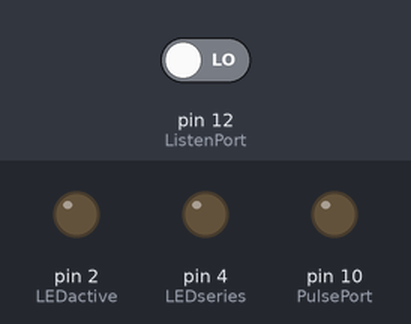
This sketch was run on a simulated Arduino Uno, built with avr-gcc and run on an emulated ATmega328P. Shown: output pins drawn as LEDs (lit = HIGH). The inputs (shaded band) are chosen by the test bench; at power-on: pin 12 (ListenPort) LOW.

Above: at 1.2 s.
1.3 s: pin 12 (ListenPort) driven HIGH
At 1.5 s:
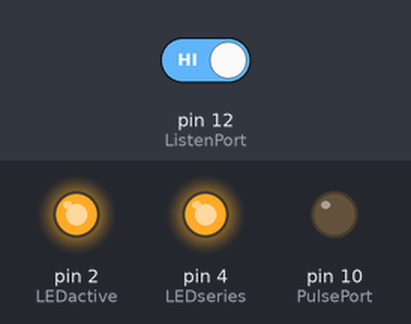
At 4.5 s:
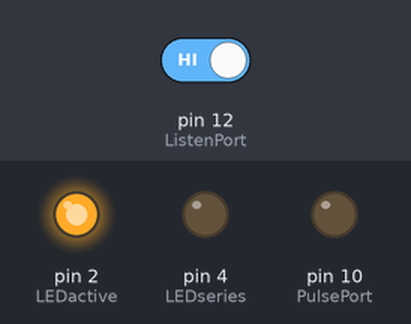
Timing chart, 0 to 6.0 s (numbered marks = the images above; inputs shaded):
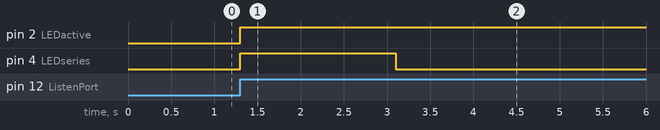

The sketch:

PicoPulser.ino
```cpp
// Pic Spritzer Pulse Train Generator
//
// wait for a TTL pulse to trigger a pulse train that controls
// pressure injections of a pico spritzer.
//
// wolf zinke, Aug 2017
//
// This requires the included digitalWriteFast library to be in the known library path (i.e. ~//sketchbook/libraries)

// load library for fast port control
#include <digitalWriteFast.h>

// Pin configuration
#define PulsePort  10    // pulse train will be generated on this port
#define ListenPort 12    // input pulse to trigger pulse train expected on this port

#define LEDseries   4    // set line for LED to indicate that it is currently active with a pulse train
#define LEDactive   2    // set line for LED to indicate that arduino is active sending a series of pulse trains

///////////////#################################################################///////////////////
// pulse train parameters
const int            Npulse   = 10;    // number of pulses in pulse train
const unsigned long  PulseDur = 2;     // duration of pulse [ms]
const unsigned long  GapDur   = 198;  // gap between two subsequent pulses [ms]  (full period minus pulse duration)

const int            Ntrain   = 15;     // number of pulse trains

const unsigned long  TrainGap = 60000;  // delay between two subsequent pulse trains [ms]
///////////////#################################################################///////////////////

// set up
void setup() {
  pinMode(ListenPort, INPUT);   // set ListenPort pin as input
  pinMode(PulsePort, OUTPUT);   // set PulsePort  pin as output
  pinMode(LEDseries, OUTPUT);   // set LEDseries  pin as output
  pinMode(LEDactive, OUTPUT);   // set LEDactive  pin as output
}

// main loop
void loop() {
    digitalWriteFast(PulsePort, LOW); // keep pulser low per default

    if (digitalReadFast(ListenPort) == HIGH) { // TTL detected, trigger pulse series (assumes that normal state is low)

        // loop over number of pulse trains
        digitalWriteFast(LEDactive, HIGH);
        for (int S = 1; S <= Ntrain; S++) {

            // loop over number of pulses
            digitalWriteFast(LEDseries, HIGH);
            for (int P = 1; P <= Npulse; P++) {

                // generate a rect pulse
                digitalWriteFast(PulsePort, HIGH);
                delay(PulseDur);      // keep it high for that duration (use delaymicroseconds if a finer resolution is needed)
                digitalWriteFast(PulsePort, LOW);

                // wait before next pulse is generated
                if ( P < Npulse ) {
                    delay(GapDur);
                }
            }
            digitalWriteFast(LEDseries, LOW);

            // wait before next pulse train gets generated
            if ( S < Ntrain ) { delay(TrainGap); }
        }
        digitalWriteFast(LEDactive, LOW);
    }
}
```

Measured:
- after the input at 1.3 s, pin 2 (LEDactive): LOW → HIGH at once; pin 4 (LEDseries): LOW → HIGH at once, → LOW 1.8 s later
